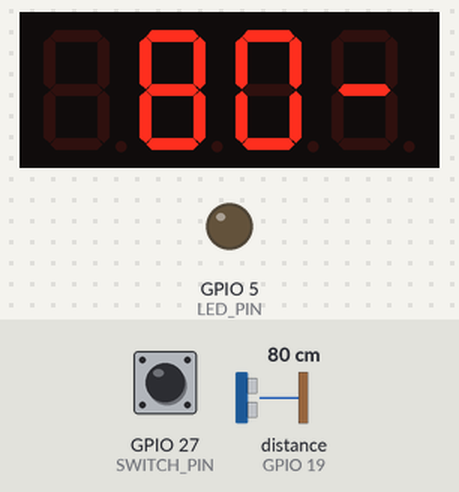
This sketch was run on a simulated ESP32. Parts: 4-digit seven-segment display, output pins drawn as LEDs (lit = HIGH). The inputs (shaded band) are chosen by the test bench; at power-on: distance to the obstacle (sensor on GPIO 19) 80 cm, GPIO 27 (SWITCH_PIN) LOW. The echo pulse lasts 58.3 µs per cm; what the sketch prints to the serial monitor is not drawn.

Above: at 1.2 s.
1.3 s: distance to the obstacle (sensor on GPIO 19) set to 2 cm
At 2.3 s:
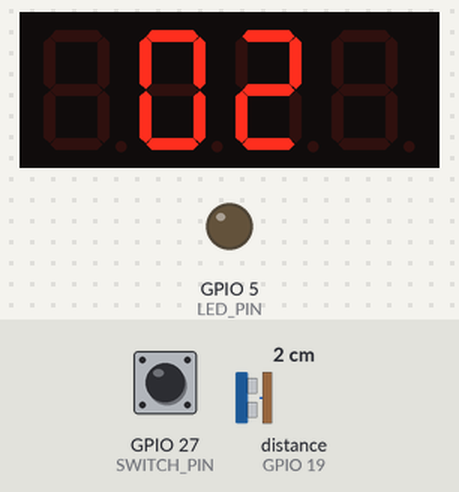
2.9 s: distance to the obstacle (sensor on GPIO 19) set to 4 cm
At 3.5 s:
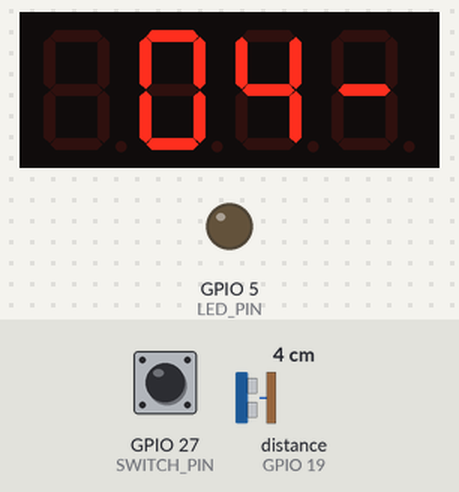
4.4 s: distance to the obstacle (sensor on GPIO 19) set to 9 cm
At 4.8 s:
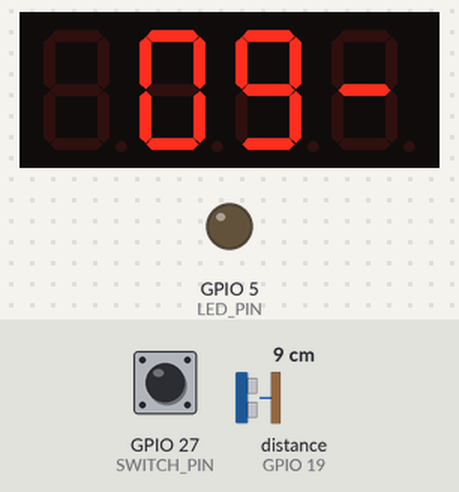
Timing chart, 0 to 7.4 s (numbered marks = the images above; inputs shaded):
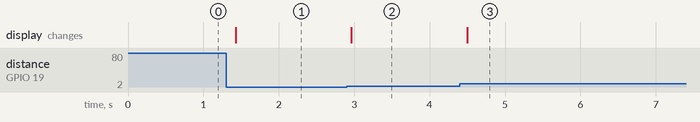

Measured:
- after the input at 1.3 s, the display: changes after 0.13 s (image 1)
- after the input at 2.9 s, the display: changes after 0.06 s (image 2)
- after the input at 4.4 s, the display: changes after 0.10 s (image 3)

The sketch:

esp32_tm1637.ino
```cpp
#include <Arduino.h>
#include <HCSR04.h>
#include <TM1637.h>

HCSR04 hc(22, 19); // initialisation class HCSR04 (trig pin, echo pin)
TM1637 tm1637(32, 33);

#define TRIGGER_PIN 14
#define ECHO_PIN 12
#define SWITCH_PIN 27
#define LED_PIN 5
#define PWM_CHANNEL 0
#define PWM_FREQ 1000
#define PWM_RESOLUTION 10

float dist;
volatile byte stateSwitch;
int sign;

int frequence = 1;

void setup() {
  Serial.begin(115200);
  pinMode(SWITCH_PIN, INPUT);
  pinMode(LED_PIN, OUTPUT);

  tm1637.init();
  tm1637.set(2);//BRIGHT_TYPICAL = 2,BRIGHT_DARKEST = 0,BRIGHTEST = 7;

  ledcSetup(PWM_CHANNEL, PWM_FREQ, PWM_RESOLUTION);
  ledcAttachPin(LED_PIN, PWM_CHANNEL);

  attachInterrupt(digitalPinToInterrupt(SWITCH_PIN), handleSwitch, CHANGE);

  dist = 0;
  stateSwitch = digitalRead(SWITCH_PIN);

  Serial.println("OK");
}

void ICACHE_RAM_ATTR handleSwitch() {
  stateSwitch = digitalRead(SWITCH_PIN);
}

void changeBlink() {
  if (stateSwitch == 1) {
    if (dist <= 10) {
      ledcWrite(PWM_CHANNEL, 512); // 50% duty cycle
      ledcChangeFrequency(PWM_CHANNEL, 1, PWM_RESOLUTION); // 1Hz
    } else if (dist >= 100) {
      ledcWrite(PWM_CHANNEL, 512); // 50% duty cycle
      ledcChangeFrequency(PWM_CHANNEL, 50, PWM_RESOLUTION); // 50Hz
    } else {
      int freq = map(dist, 10, 100, 1, 50);
      ledcWrite(PWM_CHANNEL, 512); // 50% duty cycle
      ledcChangeFrequency(PWM_CHANNEL, freq, PWM_RESOLUTION);
    }
  } else {
    ledcWrite(PWM_CHANNEL, 0); // Turn off LED
  }
}

void displayDistance() {
  int truncatedDist = int(dist); // Tronquer les décimales

  tm1637.display(3,sign);

  if (dist >= 100) {
    tm1637.display(0, truncatedDist / 100);
    tm1637.display(1, (truncatedDist / 10) % 10);
    tm1637.display(2, truncatedDist % 10);
  } else {
    tm1637.display(0, 0x7f);
    tm1637.display(1, truncatedDist / 10);
    tm1637.display(2, truncatedDist % 10);
  }
}

void loop() {
  int new_dist = hc.dist();

  if (dist < new_dist){
    sign = 16;
  }else if (dist > new_dist){
    sign = 17;
  }

  if (abs(new_dist - dist) > 1) {
    dist = new_dist;
    changeBlink();
    displayDistance(); // Afficher la distance sur l'afficheur
  }

  delay(100);
}
```
